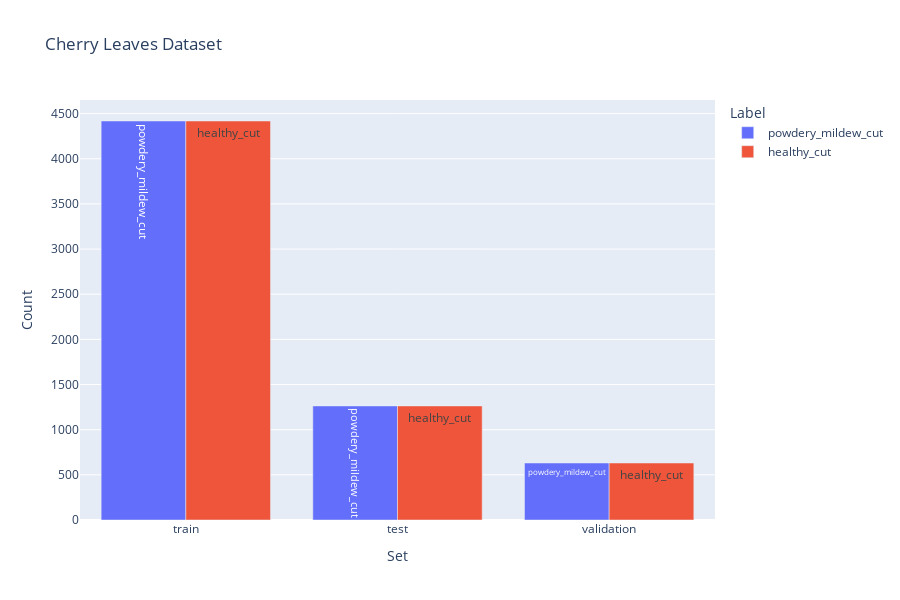
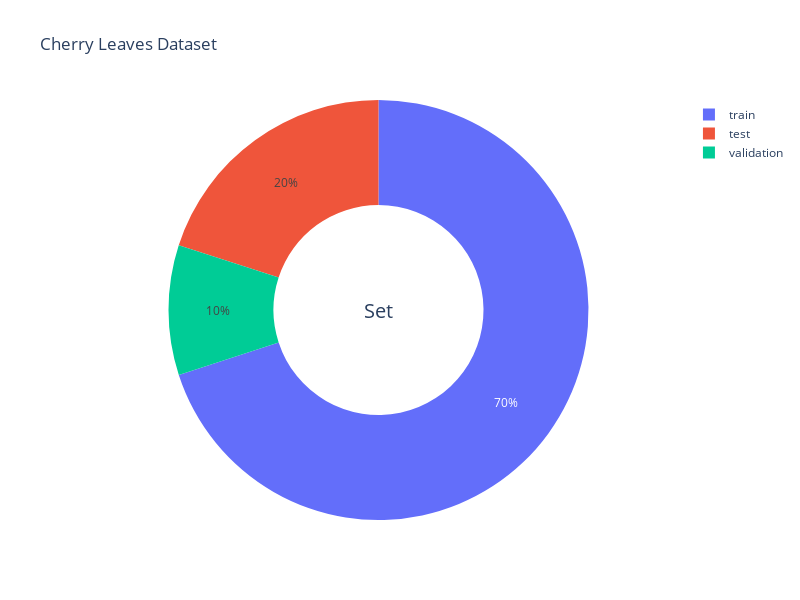

These figures' notebook cell, in order:
### Markdown cell above
Label Distribution

### Code cell
fig = px.bar(df_freq, 
            x="Set", 
            y="Count", 
            color='Label', 
            title="Cherry Leaves Dataset",
            barmode="group",
            text="Label")
fig.update_layout(
    autosize=False,
    width=900, 
    height=600, 
    )
fig.show()
fig.write_image(f'{file_path}/label_distribution.png')

df_freq_pie = df_freq.groupby('Set')['Count'].sum().reset_index()

fig = go.Figure(data=[go.Pie(
    labels=df_freq_pie['Set'], 
    values=df_freq_pie['Count'],
    hole=0.5,
    marker=dict(colors=['#EF553B', '#636EFA', '#00CC96'])
)])

fig.update_layout(
    title_text='Cherry Leaves Dataset',
    width=800, 
    height=600,
    annotations=[dict(text='Set', x=0.5, y=0.5, font_size=20, showarrow=False)]
)
fig.write_image(f'{file_path}/label_distribution_pie.png')
fig.show()

### Figure 1 — Plotly figure (JSON) as saved in the notebook; plotly's stock layout.template omitted (floating-point values rounded to 4 significant figures)
{"data": [{"alignmentgroup": "True", "hovertemplate": "Label=%{text}<br>Set=%{x}<br>Count=%{y}<extra></extra>", "legendgroup": "powdery_mildew_cut", "marker": {"color": "#636efa"}, "name": "powdery_mildew_cut", "offsetgroup": "powdery_mildew_cut", "orientation": "v", "showlegend": true, "text": ["powdery_mildew_cut", "powdery_mildew_cut", "powdery_mildew_cut"], "textposition": "auto", "type": "bar", "x": ["train", "test", "validation"], "xaxis": "x", "y": [4418, 1263, 631], "yaxis": "y"}, {"alignmentgroup": "True", "hovertemplate": "Label=%{text}<br>Set=%{x}<br>Count=%{y}<extra></extra>", "legendgroup": "healthy_cut", "marker": {"color": "#EF553B"}, "name": "healthy_cut", "offsetgroup": "healthy_cut", "orientation": "v", "showlegend": true, "text": ["healthy_cut", "healthy_cut", "healthy_cut"], "textposition": "auto", "type": "bar", "x": ["train", "test", "validation"], "xaxis": "x", "y": [4418, 1263, 631], "yaxis": "y"}], "layout": {"autosize": false, "barmode": "group", "height": 600, "legend": {"title": {"text": "Label"}, "tracegroupgap": 0}, "title": {"text": "Cherry Leaves Dataset"}, "width": 900, "xaxis": {"anchor": "y", "domain": [0, 1], "title": {"text": "Set"}}, "yaxis": {"anchor": "x", "domain": [0, 1], "title": {"text": "Count"}}}}

### Figure 2 — Plotly figure (JSON) as saved in the notebook; plotly's stock layout.template omitted (floating-point values rounded to 4 significant figures)
{"data": [{"hole": 0.5, "labels": ["test", "train", "validation"], "marker": {"colors": ["#EF553B", "#636EFA", "#00CC96"]}, "type": "pie", "values": [2526, 8836, 1262]}], "layout": {"annotations": [{"font": {"size": 20}, "showarrow": false, "text": "Set", "x": 0.5, "y": 0.5}], "height": 600, "title": {"text": "Cherry Leaves Dataset"}, "width": 800}}
